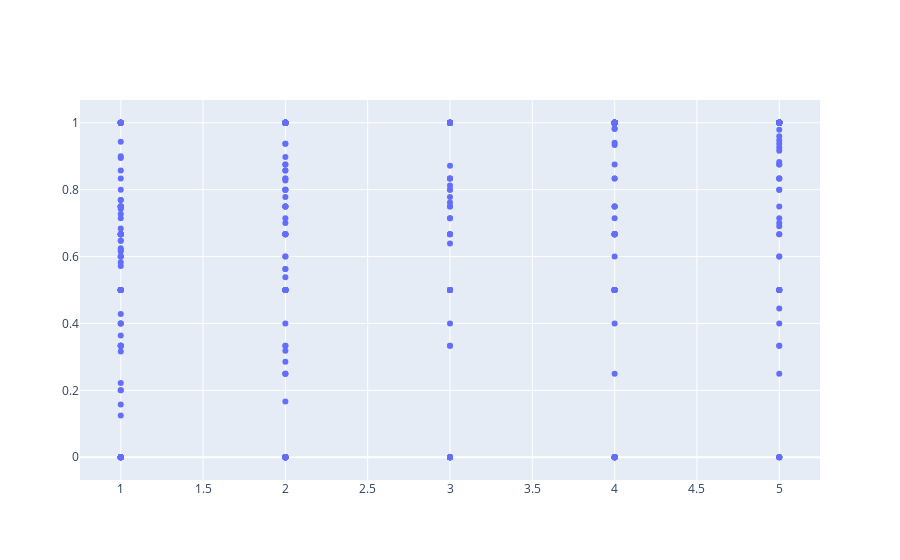

Notebook source saved alongside this figure:
### Markdown cell above
Visualization

### Code cell
from plotly.offline import init_notebook_mode, iplot
init_notebook_mode(connected=True)
import plotly.graph_objs as go

iplot([go.Scatter(x=data.head(1000)['rating'], y=data.head(1000)['helpful'], mode='markers')])

### Figure 1 — Plotly figure (JSON) as saved in the notebook; plotly's stock layout.template omitted (floating-point values rounded to 4 significant figures; data arrays with more than 128 entries replaced by an {"elided": "..."} marker saying what was removed)
{"data": [{"mode": "markers", "x": {"elided": "1000 int values"}, "y": {"elided": "1000 float values"}, "type": "scatter"}], "layout": {}}
